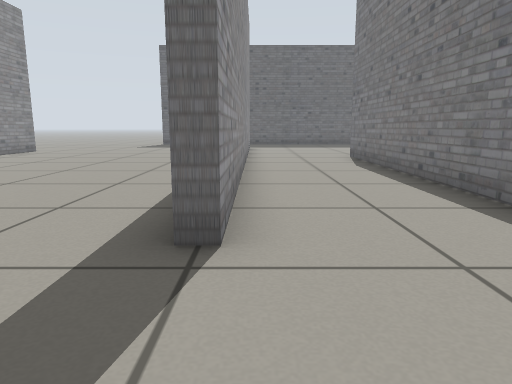
view 1 (above)

12 first-person views from a walk through a robot-simulator world made for Gazebo. The camera is 0.5 m above the floor, tilts 10° down and sees 70° across. The floor is counted in squares, 0.5 m on a side. Each view is taken from the middle of a square. On the plan, view 1 faces up. The plan holds only what a view shows up to about 13 squares ahead; the rest is blank.

view 2
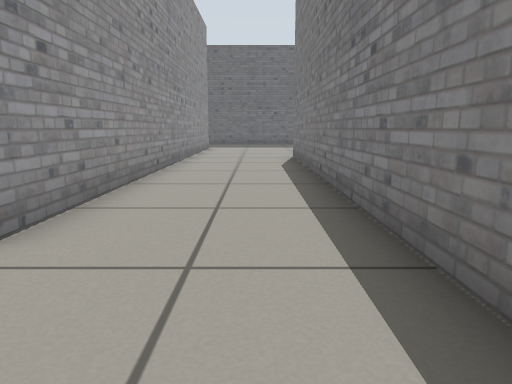

view 3
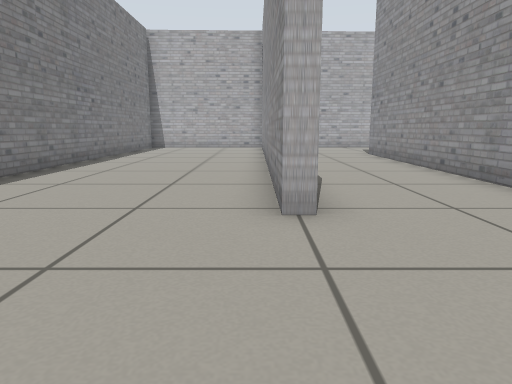

view 4
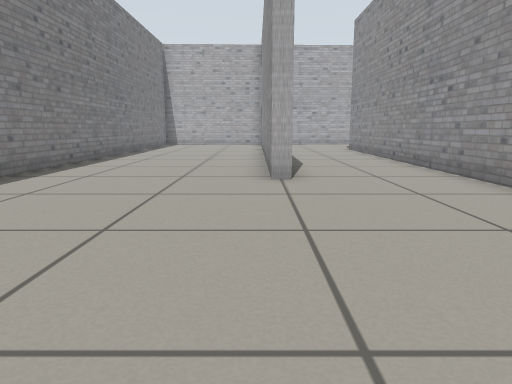

view 5
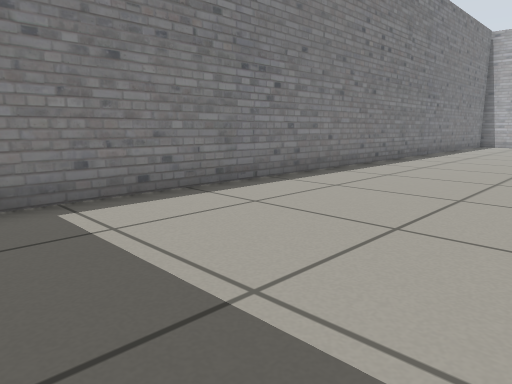

view 6
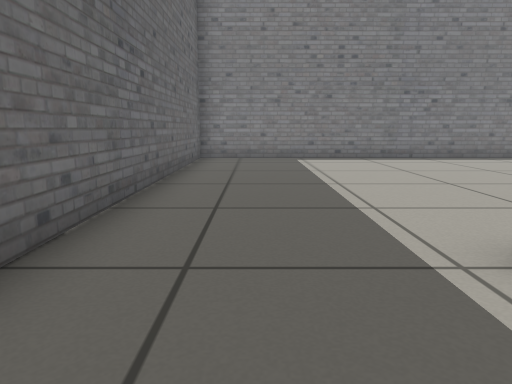

view 7
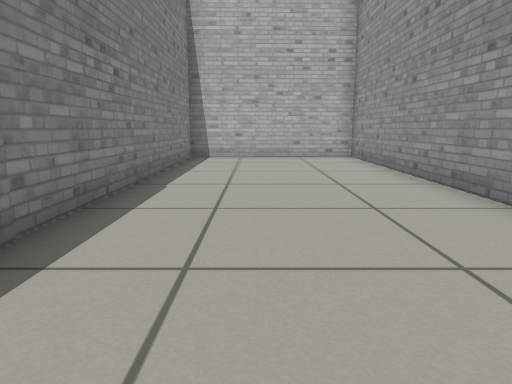

view 8
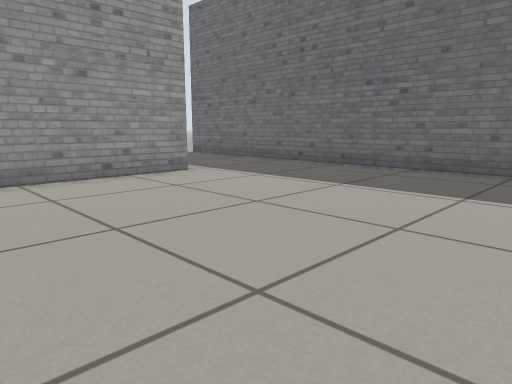

view 9
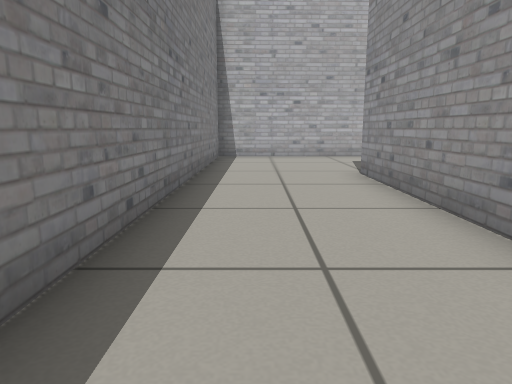

view 10
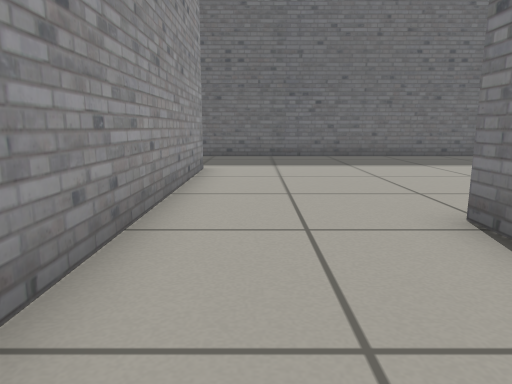

view 11
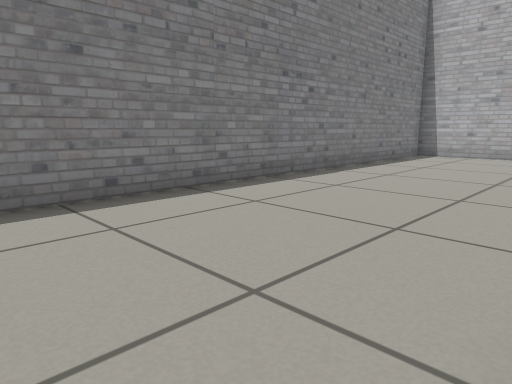

view 12
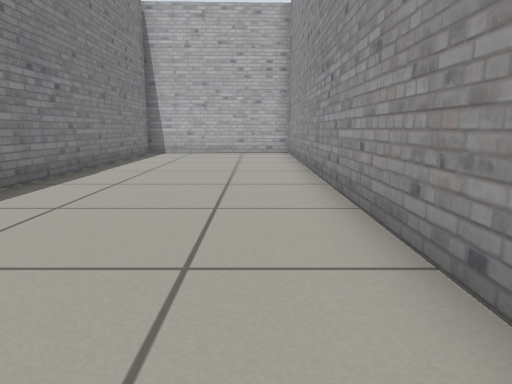

### Floor plan
Points are (right, up) in squares from view 1. A wall is a line through its corners. A room is listed if a view was taken in it or the views show most of it. See-through windows are left out.
Room 1 (views 1, 2, 3, 4, 5, 7, 8, 9, 10, 11, 12)
walls: (-0.3, 18) (-0.3, 3); (-0.6, -1.9) (3.3, -1.7) (3.3, 12.9) (3.7, 12.9) (3.7, -1.7) (9.1, -1.6) (9.1, 21.8) (-0.5, 21.8)
ways out: opening at (-1, 0.5) to room 2; opening at (-1, 19.5) to room 2
Room 2 (view 6)
walls: (-0.5, 21.8) (-3.5, 21.8); (-1.8, -1.9) (-0.6, -1.9)
low walls: (-0.3, 3) (-0.8, 3)
ways out: opening at (-1, 0.5) to room 1; opening at (-1, 19.5) to room 1

Positions as (right, up) in squares from view 1, and headings:
1: (0, 0), facing up
2: (2, 0), facing up
3: (4, 17), facing down
4: (4, 20), facing down
5: (4, 20), facing down-right
6: (-3, 20), facing right
7: (7, 11), facing down
8: (7, 13), facing up-left
9: (2, 11), facing down
10: (1, 9), facing up
11: (4, 12), facing down-right
12: (5, 13), facing down
